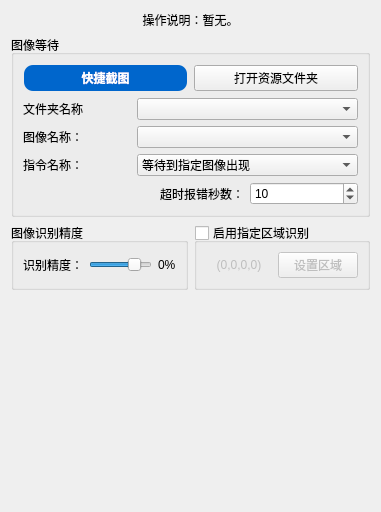
       <widget class="QWidget" name="tab_19">
        <attribute name="title">
         <string>图像等待</string>
        </attribute>
        <layout class="QVBoxLayout" name="verticalLayout_40">
         <item>
          <widget class="QLabel" name="label_89">
           <property name="sizePolicy">
            <sizepolicy hsizetype="Preferred" vsizetype="Preferred">
             <horstretch>0</horstretch>
             <verstretch>0</verstretch>
            </sizepolicy>
           </property>
           <property name="text">
            <string>操作说明：暂无。</string>
           </property>
           <property name="alignment">
            <set>Qt::AlignmentFlag::AlignCenter</set>
           </property>
           <property name="wordWrap">
            <bool>false</bool>
           </property>
           <property name="margin">
            <number>0</number>
           </property>
           <property name="indent">
            <number>-1</number>
           </property>
           <property name="openExternalLinks">
            <bool>false</bool>
           </property>
          </widget>
         </item>
         <item>
          <widget class="QGroupBox" name="groupBox_2">
           <property name="title">
            <string>图像等待</string>
           </property>
           <layout class="QVBoxLayout" name="verticalLayout_20">
            <item>
             <layout class="QHBoxLayout" name="horizontalLayout_5">
              <item>
               <widget class="QPushButton" name="pushButton_21">
                <property name="palette">
                 <palette>
                  <active>
                   <colorrole role="WindowText">
                    <brush brushstyle="SolidPattern">
                     <color alpha="255">
                      <red>255</red>
                      <green>255</green>
                      <blue>255</blue>
                     </color>
                    </brush>
                   </colorrole>
                   <colorrole role="Button">
                    <brush brushstyle="SolidPattern">
                     <color alpha="255">
                      <red>0</red>
                      <green>102</green>
                      <blue>204</blue>
                     </color>
                    </brush>
                   </colorrole>
                   <colorrole role="Text">
                    <brush brushstyle="SolidPattern">
                     <color alpha="255">
                      <red>255</red>
                      <green>255</green>
                      <blue>255</blue>
                     </color>
                    </brush>
                   </colorrole>
                   <colorrole role="ButtonText">
                    <brush brushstyle="SolidPattern">
                     <color alpha="255">
                      <red>255</red>
                      <green>255</green>
                      <blue>255</blue>
                     </color>
                    </brush>
                   </colorrole>
                   <colorrole role="Base">
                    <brush brushstyle="SolidPattern">
                     <color alpha="255">
                      <red>0</red>
                      <green>102</green>
                      <blue>204</blue>
                     </color>
                    </brush>
                   </colorrole>
                   <colorrole role="Window">
                    <brush brushstyle="SolidPattern">
                     <color alpha="255">
                      <red>0</red>
                      <green>102</green>
                      <blue>204</blue>
                     </color>
                    </brush>
                   </colorrole>
                   <colorrole role="PlaceholderText">
                    <brush brushstyle="NoBrush">
                     <color alpha="128">
                      <red>255</red>
                      <green>255</green>
                      <blue>255</blue>
                     </color>
                    </brush>
                   </colorrole>
                  </active>
                  <inactive>
                   <colorrole role="WindowText">
                    <brush brushstyle="SolidPattern">
                     <color alpha="255">
                      <red>255</red>
                      <green>255</green>
                      <blue>255</blue>
                     </color>
                    </brush>
                   </colorrole>
                   <colorrole role="Button">
                    <brush brushstyle="SolidPattern">
                     <color alpha="255">
                      <red>0</red>
                      <green>102</green>
                      <blue>204</blue>
                     </color>
                    </brush>
                   </colorrole>
                   <colorrole role="Text">
                    <brush brushstyle="SolidPattern">
                     <color alpha="255">
                      <red>255</red>
                      <green>255</green>
                      <blue>255</blue>
                     </color>
                    </brush>
                   </colorrole>
                   <colorrole role="ButtonText">
                    <brush brushstyle="SolidPattern">
                     <color alpha="255">
                      <red>255</red>
                      <green>255</green>
                      <blue>255</blue>
                     </color>
                    </brush>
                   </colorrole>
                   <colorrole role="Base">
                    <brush brushstyle="SolidPattern">
                     <color alpha="255">
                      <red>0</red>
                      <green>102</green>
                      <blue>204</blue>
                     </color>
                    </brush>
                   </colorrole>
                   <colorrole role="Window">
                    <brush brushstyle="SolidPattern">
                     <color alpha="255">
                      <red>0</red>
                      <green>102</green>
                      <blue>204</blue>
                     </color>
                    </brush>
                   </colorrole>
                   <colorrole role="PlaceholderText">
                    <brush brushstyle="NoBrush">
                     <color alpha="128">
                      <red>255</red>
                      <green>255</green>
                      <blue>255</blue>
                     </color>
                    </brush>
                   </colorrole>
                  </inactive>
                  <disabled>
                   <colorrole role="WindowText">
                    <brush brushstyle="SolidPattern">
                     <color alpha="255">
                      <red>255</red>
                      <green>255</green>
                      <blue>255</blue>
                     </color>
                    </brush>
                   </colorrole>
                   <colorrole role="Button">
                    <brush brushstyle="SolidPattern">
                     <color alpha="255">
                      <red>0</red>
                      <green>102</green>
                      <blue>204</blue>
                     </color>
                    </brush>
                   </colorrole>
                   <colorrole role="Text">
                    <brush brushstyle="SolidPattern">
                     <color alpha="255">
                      <red>255</red>
                      <green>255</green>
                      <blue>255</blue>
                     </color>
                    </brush>
                   </colorrole>
                   <colorrole role="ButtonText">
                    <brush brushstyle="SolidPattern">
                     <color alpha="92">
                      <red>0</red>
                      <green>0</green>
                      <blue>0</blue>
                     </color>
                    </brush>
                   </colorrole>
                   <colorrole role="Base">
                    <brush brushstyle="SolidPattern">
                     <color alpha="255">
                      <red>0</red>
                      <green>102</green>
                      <blue>204</blue>
                     </color>
                    </brush>
                   </colorrole>
                   <colorrole role="Window">
                    <brush brushstyle="SolidPattern">
                     <color alpha="255">
                      <red>0</red>
                      <green>102</green>
                      <blue>204</blue>
                     </color>
                    </brush>
                   </colorrole>
                   <colorrole role="PlaceholderText">
                    <brush brushstyle="NoBrush">
                     <color alpha="128">
                      <red>255</red>
                      <green>255</green>
                      <blue>255</blue>
                     </color>
                    </brush>
                   </colorrole>
                  </disabled>
                 </palette>
                </property>
                <property name="font">
                 <font>
                  <family>Microsoft YaHei</family>
                  <bold>true</bold>
                 </font>
                </property>
                <property name="styleSheet">
                 <string notr="true">QPushButton {
    background-color: #0066CC; /* 蓝色 */
    color: white;
    border-radius: 10px; /* 设置圆角半径 */
    font-family: 'Microsoft YaHei'; /* 设置字体为微软雅黑 */
    padding: 3px 5px; /* 设置内边距，使按钮看起来更美观 */
    border: 2px solid transparent; /* 设置边框为透明 */
}

QPushButton:hover {
    background-color: #0056B3; /* 鼠标悬停时的较深蓝色，通过调整#0066CC的明度得到 */
}

QPushButton:pressed {
    background-color: #004C99; /* 按钮按下时的更深蓝色，通过调整#0066CC的明度得到 */
}
</string>
                </property>
                <property name="text">
                 <string>快捷截图</string>
                </property>
               </widget>
              </item>
              <item>
               <widget class="QPushButton" name="pushButton_22">
                <property name="text">
                 <string>打开资源文件夹</string>
                </property>
               </widget>
              </item>
             </layout>
            </item>
            <item>
             <layout class="QGridLayout" name="gridLayout_9">
              <item row="1" column="0">
               <widget class="QLabel" name="label_46">
                <property name="text">
                 <string>图像名称：</string>
                </property>
               </widget>
              </item>
              <item row="2" column="1" colspan="2">
               <widget class="QComboBox" name="comboBox_19">
                <item>
                 <property name="text">
                  <string>等待到指定图像出现</string>
                 </property>
                </item>
                <item>
                 <property name="text">
                  <string>等待到指定图像消失</string>
                 </property>
                </item>
               </widget>
              </item>
              <item row="3" column="2">
               <widget class="QSpinBox" name="spinBox_6">
                <property name="minimum">
                 <number>1</number>
                </property>
                <property name="maximum">
                 <number>86400</number>
                </property>
                <property name="value">
                 <number>10</number>
                </property>
               </widget>
              </item>
              <item row="1" column="1" colspan="2">
               <widget class="QComboBox" name="comboBox_18" />
              </item>
              <item row="3" column="0" colspan="2">
               <widget class="QLabel" name="label_48">
                <property name="text">
                 <string>超时报错秒数：</string>
                </property>
                <property name="alignment">
                 <set>Qt::AlignmentFlag::AlignRight|Qt::AlignmentFlag::AlignTrailing|Qt::AlignmentFlag::AlignVCenter</set>
                </property>
               </widget>
              </item>
              <item row="0" column="0">
               <widget class="QLabel" name="label_45">
                <property name="text">
                 <string>文件夹名称</string>
                </property>
               </widget>
              </item>
              <item row="0" column="1" colspan="2">
               <widget class="QComboBox" name="comboBox_17" />
              </item>
              <item row="2" column="0">
               <widget class="QLabel" name="label_47">
                <property name="text">
                 <string>指令名称：</string>
                </property>
               </widget>
              </item>
             </layout>
            </item>
           </layout>
          </widget>
         </item>
         <item>
          <layout class="QHBoxLayout" name="horizontalLayout_33" stretch="1,1">
           <item>
            <widget class="QGroupBox" name="groupBox_79">
             <property name="title">
              <string>图像识别精度</string>
             </property>
             <layout class="QGridLayout" name="gridLayout_75">
              <item row="0" column="1">
               <layout class="QHBoxLayout" name="horizontalLayout_36">
                <item>
                 <widget class="QSlider" name="horizontalSlider_6">
                  <property name="maximum">
                   <number>100</number>
                  </property>
                  <property name="value">
                   <number>80</number>
                  </property>
                  <property name="orientation">
                   <enum>Qt::Orientation::Horizontal</enum>
                  </property>
                 </widget>
                </item>
                <item>
                 <widget class="QLabel" name="label_182">
                  <property name="text">
                   <string>0%</string>
                  </property>
                 </widget>
                </item>
               </layout>
              </item>
              <item row="0" column="0">
               <widget class="QLabel" name="label_183">
                <property name="text">
                 <string>识别精度：</string>
                </property>
               </widget>
              </item>
             </layout>
            </widget>
           </item>
           <item>
            <widget class="QGroupBox" name="groupBox_61">
             <property name="enabled">
              <bool>true</bool>
             </property>
             <property name="title">
              <string>启用指定区域识别</string>
             </property>
             <property name="checkable">
              <bool>true</bool>
             </property>
             <property name="checked">
              <bool>false</bool>
             </property>
             <layout class="QHBoxLayout" name="horizontalLayout_24">
              <item>
               <widget class="QLabel" name="label_160">
                <property name="text">
                 <string>(0,0,0,0)</string>
                </property>
                <property name="alignment">
                 <set>Qt::AlignmentFlag::AlignCenter</set>
                </property>
               </widget>
              </item>
              <item>
               <widget class="QPushButton" name="pushButton_54">
                <property name="text">
                 <string>设置区域</string>
                </property>
               </widget>
              </item>
             </layout>
            </widget>
           </item>
          </layout>
         </item>
         <item>
          <spacer name="verticalSpacer_8">
           <property name="orientation">
            <enum>Qt::Orientation::Vertical</enum>
           </property>
           <property name="sizeHint" stdset="0">
            <size>
             <width>20</width>
             <height>211</height>
            </size>
           </property>
          </spacer>
         </item>
        </layout>
       </widget>
